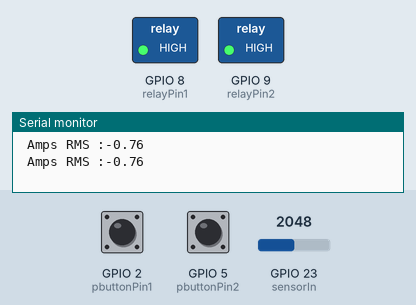
A sketch run on a simulated ESP32-S3. On the bench: switched loads named in the sketch (green lamp = pin HIGH), the last lines printed to the serial monitor. The test bench sets the inputs (shaded band); at power-on: GPIO 2 (pbuttonPin1) HIGH, GPIO 5 (pbuttonPin2) HIGH, GPIO 23 (sensorIn) = 2048.

Above: at 1.2 s.
1.3 s: GPIO 2 (pbuttonPin1) pulled LOW for 0.15 s
At 2.5 s:
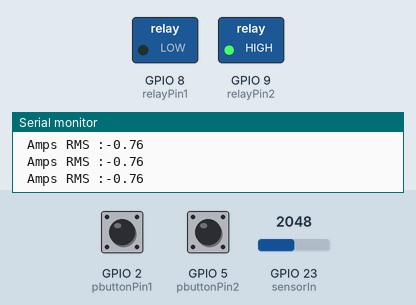
3.6 s: GPIO 2 (pbuttonPin1) pulled LOW for 1 s
At 6.1 s:
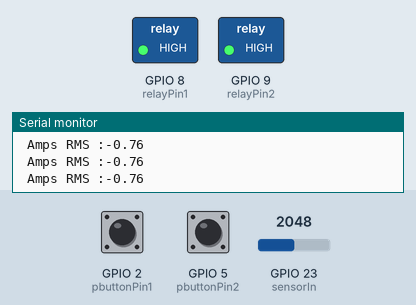
6.7 s: GPIO 5 (pbuttonPin2) pulled LOW for 1 s
At 9.5 s:
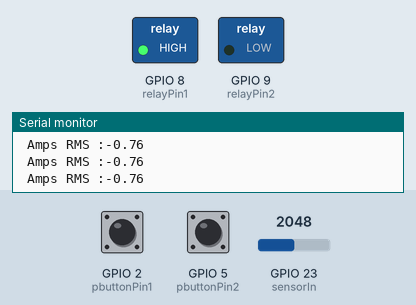
9.8 s: GPIO 5 (pbuttonPin2) pulled LOW for 3.2 s
At 14.6 s:
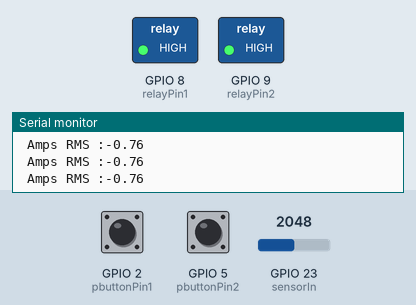
Timing chart, 0 to 15.7 s (numbered marks = the images above; inputs shaded):
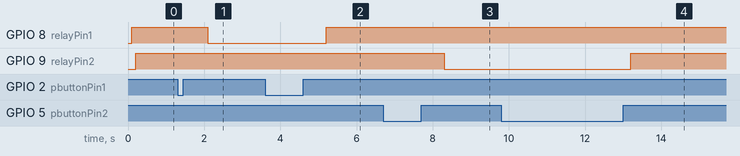

Measured:
- after the input at 1.3 s, GPIO 8 (relayPin1): HIGH → LOW after 0.80 s
- after the input at 3.6 s, GPIO 8 (relayPin1): LOW → HIGH after 1.6 s
- after the input at 6.7 s, GPIO 9 (relayPin2): HIGH → LOW after 1.6 s
- after the input at 9.8 s, GPIO 9 (relayPin2): LOW → HIGH after 3.4 s

The sketch:

current.ino
```cpp
int pbuttonPin1 = 2;// connect output to push button
int pbuttonPin2 = 5;
int relayPin1 = 8;// Connected to relay (LED)
int relayPin2 = 9;

int val_1 = 0; // push value from pin 2
int val_2 = 0; // push value from pin 2
int lightON_1 = 0;//light status
int pushed_1 = 0;//push status
int lightON_2 = 0;//light status
int pushed_2 = 0;//push status

const int sensorIn = 23;
int mVperAmp = 185; // use 100 for 20A Module and 66 for 30A Module


double Voltage = 0;
double VRMS = 0;
double AmpsRMS = 0;


void setup(){
 Serial.begin(9600);
  pinMode(pbuttonPin1, INPUT_PULLUP);
  pinMode(pbuttonPin2, INPUT_PULLUP);
  pinMode(relayPin1, OUTPUT);
  digitalWrite(relayPin1, LOW);
  pinMode(relayPin2, OUTPUT);
  digitalWrite(relayPin2, LOW);
}

void loop(){

 val_1 = digitalRead(pbuttonPin1);// read the push button value
  //Serial.println(val_1);
  if(val_1 == HIGH && lightON_1 == LOW){

    pushed_1 = 1-pushed_1;
    delay(100);
  }

  lightON_1 = val_1;

      if(pushed_1 == HIGH){
        digitalWrite(relayPin1, HIGH);

      }else{
        digitalWrite(relayPin1, LOW);
      }
//--------------------------------------------------------------------------------------------------------------------------------
  val_2 = digitalRead(pbuttonPin2);// read the push button value
  //Serial.println(val_2);
  if(val_2 == HIGH && lightON_2 == LOW){

    pushed_2 = 1-pushed_2;
    delay(100);
  }

  lightON_2 = val_2;

      if(pushed_2 == HIGH){
        digitalWrite(relayPin2, HIGH);

      }else{
        digitalWrite(relayPin2, LOW);
      }

 Voltage = getVPP();
 VRMS = (Voltage/2.0) *0.707;
 AmpsRMS = (VRMS * 1000)/mVperAmp;
 AmpsRMS = (AmpsRMS-1.27)*0.6;


    Serial.print("\n Amps RMS :");
    Serial.println(AmpsRMS);


 delay(500);

}

float getVPP()
{
  float result;
  int readValue;             //value read from the sensor
  int maxValue = 0;          // store max value here
  int minValue = 4096;          // store min value here

   uint32_t start_time = millis();
   while((millis()-start_time) < 100) //sample for 1 Sec
   {
       readValue = analogRead(sensorIn);
       //Serial.println(readValue);
       // see if you have a new maxValue
       if (readValue > maxValue)
       {
           /*record the maximum sensor value*/
           maxValue = readValue;
       }
       if (readValue < minValue)
       {
           /*record the maximum sensor value*/
           minValue = readValue;
       }
   }

   // Subtract min from max
   result = ((maxValue - minValue) * 3.3)/4096.0;
   return result;
 }
```
